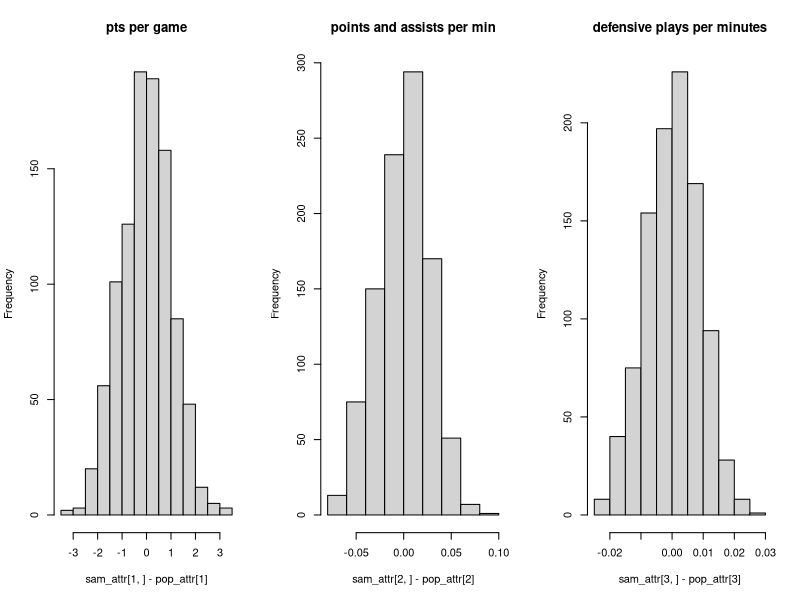
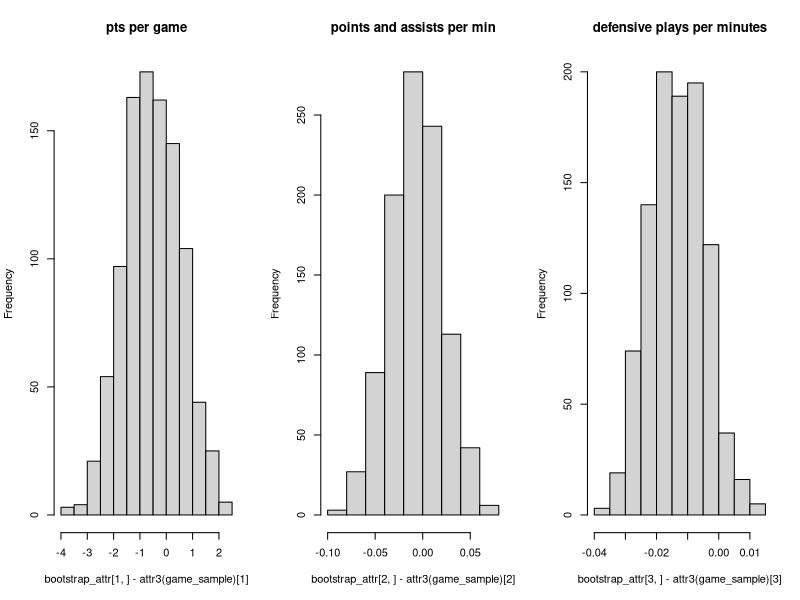

Generate these figures, in order, with R:
## ---- chunk 1
knitr::opts_chunk$set(echo = TRUE)
## ---- chunk 2
library(knitr)
knitr::opts_chunk$set(echo = TRUE, warning = FALSE)
opts_chunk$set(tidy.opts=list(width.cutoff=70),tidy=TRUE)

## ---- chunk 3
games <- read.csv(file = "CurryGameData.csv", header = TRUE)
## ---- chunk 4
gameSample <- c(1:40)
## ---- chunk 5

create.attr3<- function(pop){
  function(sample_indice){
    s = pop[sample_indice,]
    pts = mean(s$pts)
    ptsAst_min = sum(s$ast+s$pts)/sum(s$min)
    defplay_min = sum(s$dreb+s$blk+s$stl)/sum(s$min)
    
    c(pts, ptsAst_min, defplay_min)
  }
}
attr3 = create.attr3(games)
attr3(1:80)

## ---- chunk 6
    
    M=1000
    n=40
    
    sample<-sapply(1:M, FUN = function(m) sample(1:80, n, replace = FALSE))
    
    #sam.coef = replicate(M, {sam = sample(n, 20)})
    sam_attr =apply(sample, 2, attr3)
    
    pop_attr = attr3(1:80)
    
    par(mfrow = c(1,3))
   
    hist(sam_attr[1,] - pop_attr[1], main = "pts per game")
    
    hist(sam_attr[2,] - pop_attr[2], main = "points and assists per min")
    
    hist(sam_attr[3,] - pop_attr[3], main = "defensive plays per minutes")


## ---- chunk 7
game_sample = c(1:40)
attr3(game_sample)
   
## ---- chunk 8
S_star = sapply(1:M, FUN = function(m) sample(1:80, n, replace = FALSE))
bootstrap_attr = apply(S_star, 2, attr3)

par(mfrow = c(1,3))
   
    hist(bootstrap_attr[1,] - attr3(game_sample)[1], main = "pts per game")
    
    hist(bootstrap_attr[2,] - attr3(game_sample)[2], main = "points and assists per min")
    
    hist(bootstrap_attr[3,] - attr3(game_sample)[3], main = "defensive plays per minutes")

## ---- chunk 9

standard_errors = apply(bootstrap_attr, 1, sd)


apply(bootstrap_attr, 1, quantile, c(0.025, 0.975))


   
